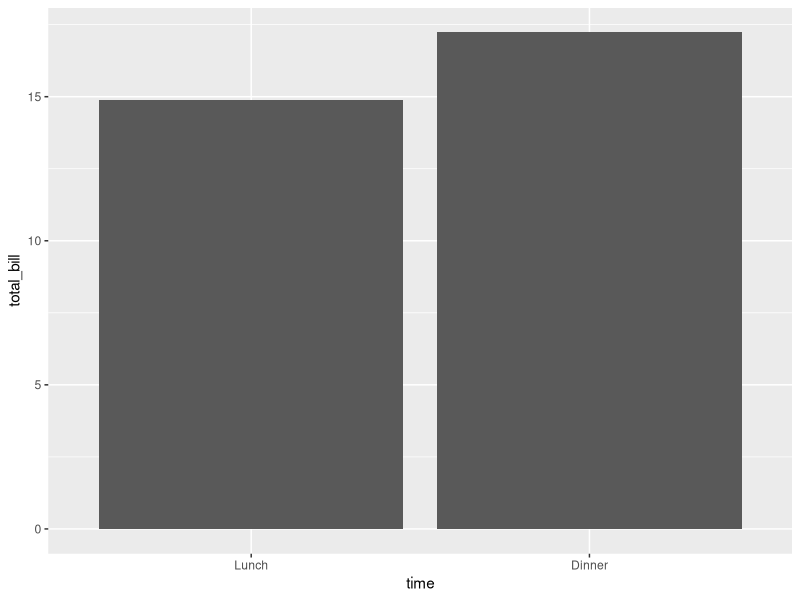
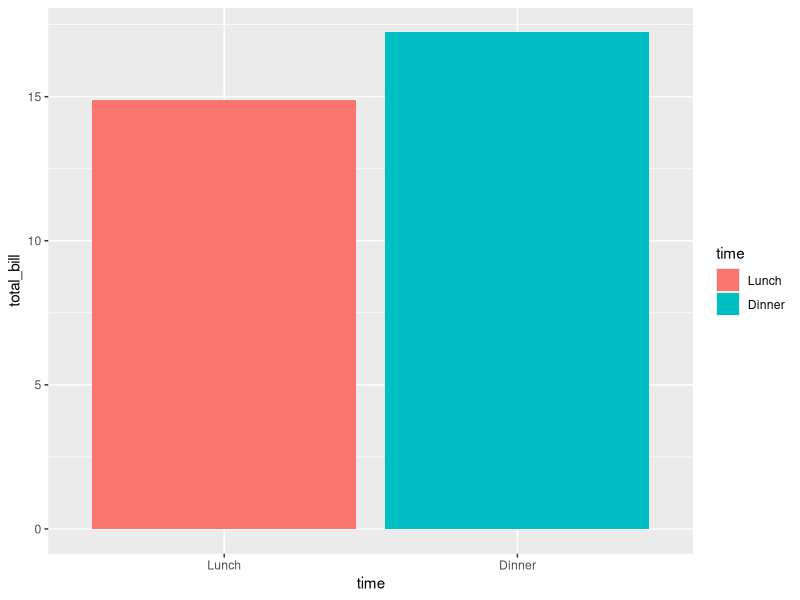
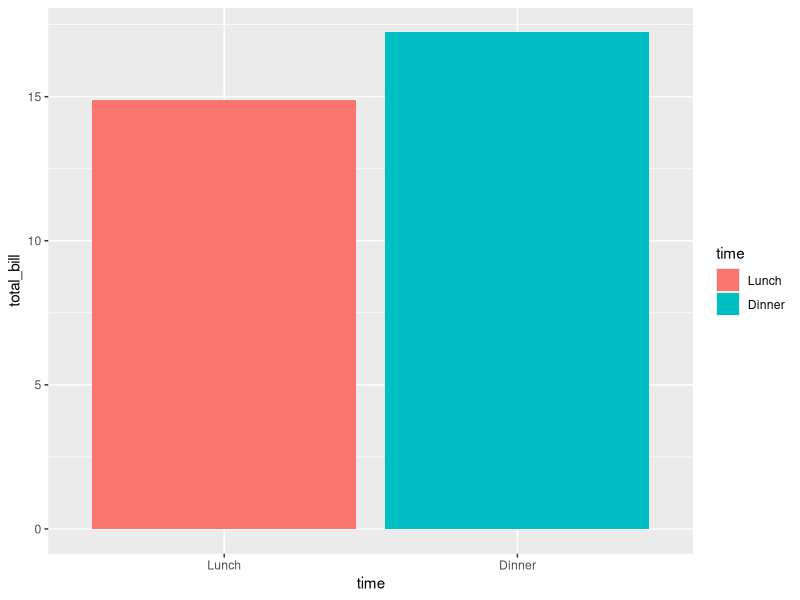
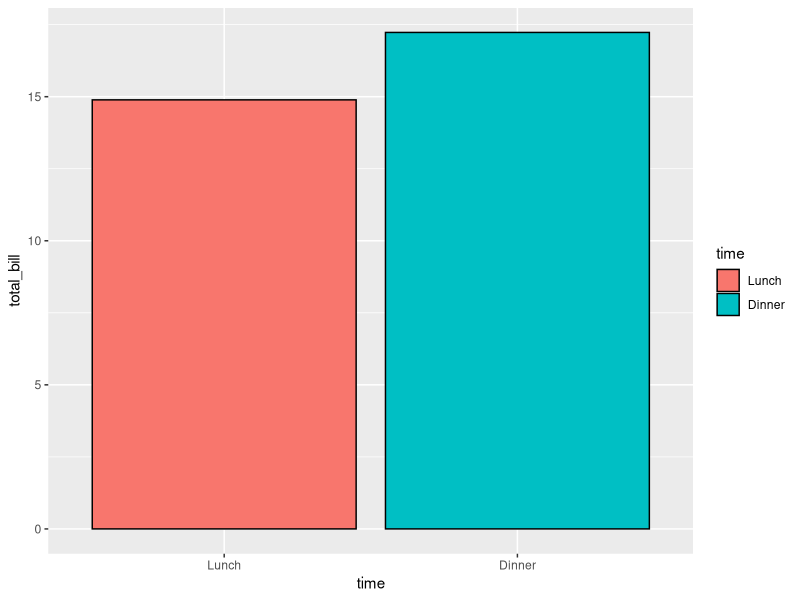
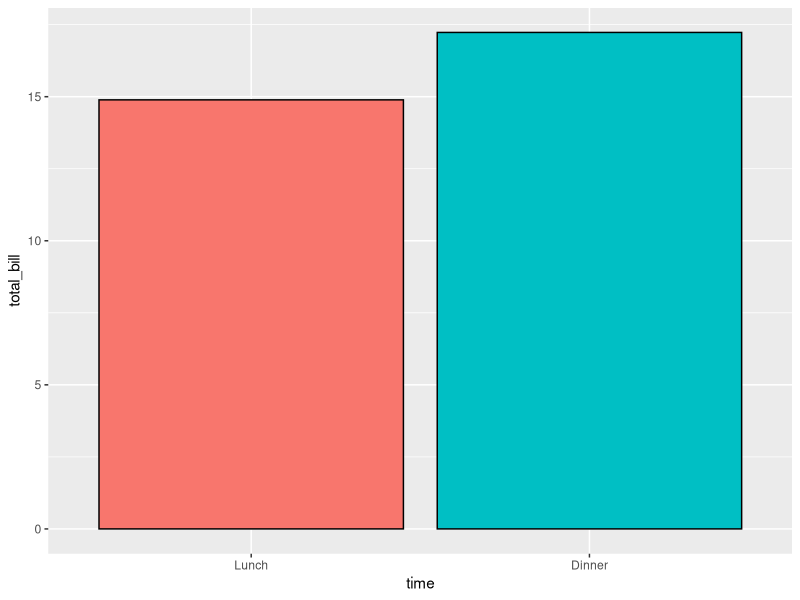

Write the R code that produced these figures, in order.
# Test R script
# Assignment: Convert into Rmd file with nice formatting

# From: http://www.cookbook-r.com/Graphs/Bar_and_line_graphs_%28ggplot2%29/
# Cookbook for R — Powered by Markdoc. Please report errors to winston@stdout.org. 

df <- data.frame(time = factor(c("Lunch","Dinner"), levels=c("Lunch","Dinner")),
                 total_bill = c(14.89, 17.23))
#   time total_bill
#  Lunch      14.89
# Dinner      17.23

# Load the ggplot2 library
library(ggplot2)

# Very basic bar graph
ggplot(data=df, aes(x=time, y=total_bill)) + geom_bar(stat="identity")

# Map the time of day to different fill colors. These both have the same result.
ggplot(data=df, aes(x=time, y=total_bill, fill=time)) + geom_bar(stat="identity")
ggplot(data=df, aes(x=time, y=total_bill)) + geom_bar(aes(fill=time), stat="identity")


# Add a black outline
ggplot(data=df, aes(x=time, y=total_bill, fill=time)) + geom_bar(colour="black", stat="identity")


# No legend, since the information is redundant
ggplot(data=df, aes(x=time, y=total_bill, fill=time)) +
    geom_bar(colour="black", stat="identity") +
    guides(fill=FALSE)